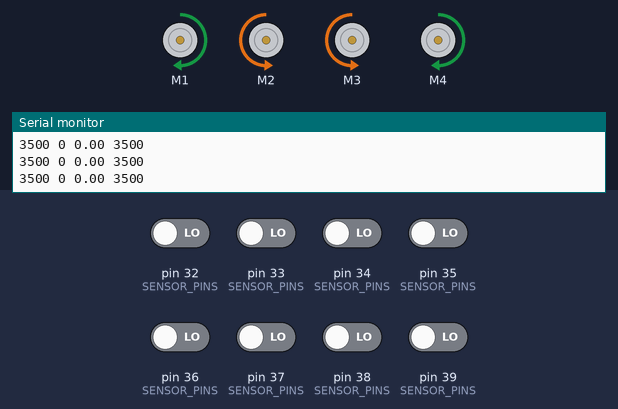
Recording of a sketch running on a simulated Arduino Mega 2560, built with avr-gcc and run on an emulated ATmega2560. Parts: 4 × DC motor (green arrow = forward, orange = backward, longer = faster), the last lines printed to the serial monitor. The inputs (shaded band) are chosen by the test bench; at power-on: pin 32 (SENSOR_PINS), pin 33 (SENSOR_PINS), pin 34 (SENSOR_PINS), pin 35 (SENSOR_PINS), pin 36 (SENSOR_PINS), pin 37 (SENSOR_PINS), pin 38 (SENSOR_PINS), pin 39 (SENSOR_PINS) LOW.

Above: at 11.8 s.
11.9 s: pin 32 (SENSOR_PINS) driven HIGH
At 13.1 s:
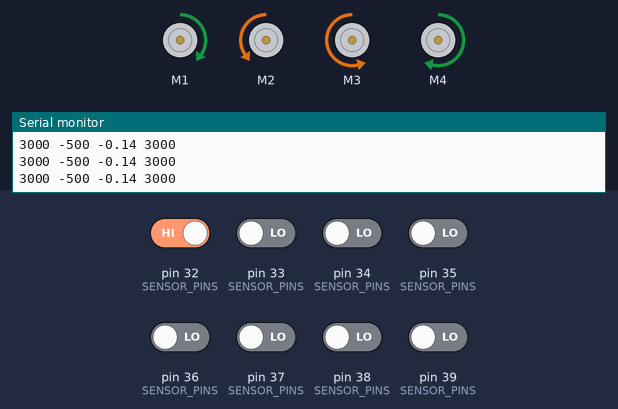
13.4 s: pin 33 (SENSOR_PINS) driven HIGH
At 14.0 s:
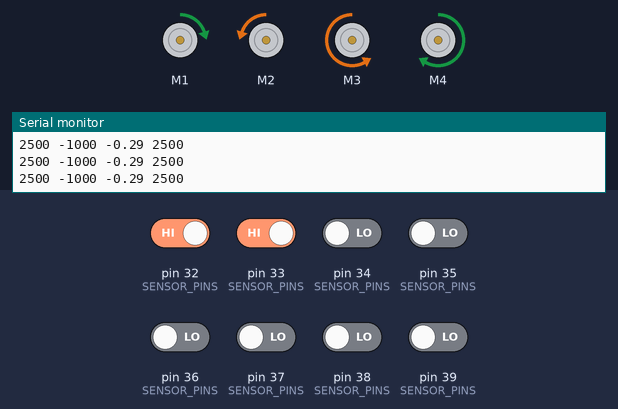
14.9 s: pin 34 (SENSOR_PINS) driven HIGH
At 15.4 s:
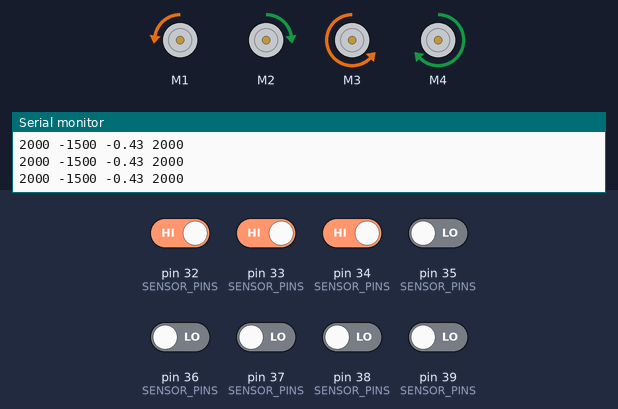
16.4 s: pin 35 (SENSOR_PINS) driven HIGH
At 16.8 s:
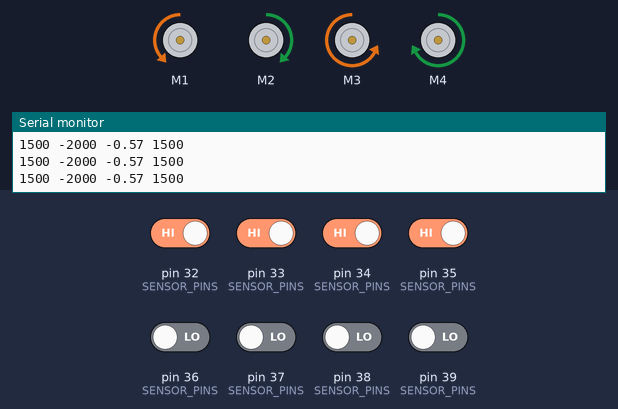
17.9 s: pin 36 (SENSOR_PINS) driven HIGH
At 18.5 s:
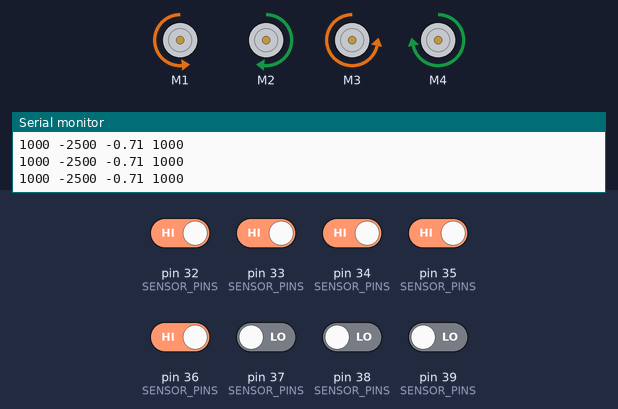
19.4 s: pin 37 (SENSOR_PINS) driven HIGH
At 19.8 s:
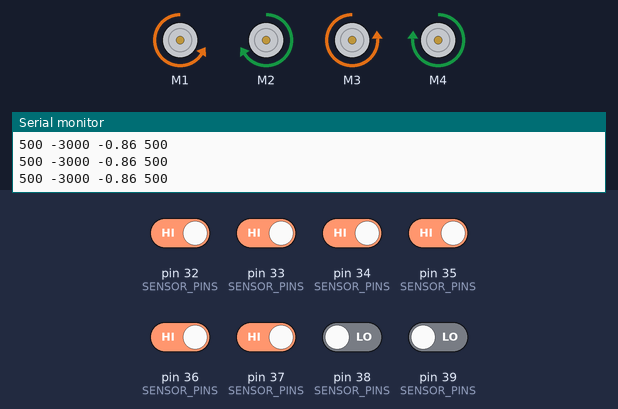
Timing chart, 0 to 21.9 s (numbered marks = the images above; inputs shaded):
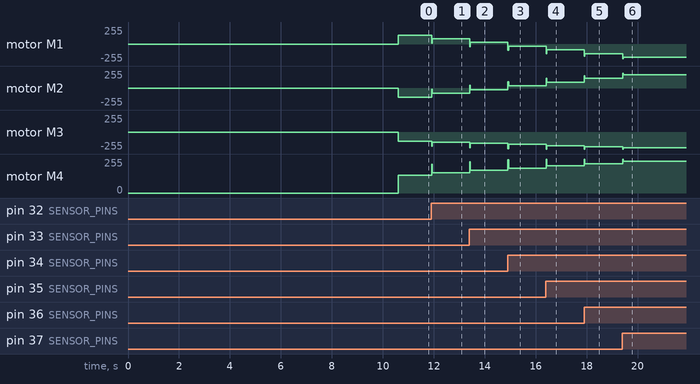

The sketch:

LineFollowingLeftSide.ino
```cpp
#include <Mecanum.h>

#include <Wire.h>

#include <QTRSensors.h>
#include <Adafruit_MotorShield.h>

const int FOLLOWER_OFFSET = 3500;

// PID constants
const double Kp = 1.0f / FOLLOWER_OFFSET; // experiment to determine this, start by something small that just makes your bot follow the line at a slow speed
const double Kd = 0.0005f; // experiment to determine this, slowly increase the speeds and adjust this value. ( Note: Kp < Kd)

// Line follower connections
const int NUM_SENSORS = 8;     // number of sensors used
const int EMITTER_PIN = 31;     // Line-following sensor emitter
unsigned char SENSOR_PINS[] = {39,38,37,36,35,34,33,32};
const unsigned int TIMEOUT = 2000;

QTRSensorsRC qtrrc(SENSOR_PINS, NUM_SENSORS, TIMEOUT);

// Interacts with the mecanum wheels and the motor shield
Mecanum mecanum;

void setup() {
	Serial.begin(9600);
	Serial.println("Starting calibration");

	// Calibrate the line-following sensor
	delay(500);

	for (int i = 0; i < 400; i++) {
		qtrrc.calibrate();
	}

	// Print the calibration minimum and maximum values measured when emitters were on
	for (int i = 0; i < NUM_SENSORS; i++) {
		Serial.print("Min: ");
		Serial.print(qtrrc.calibratedMinimumOn[i]);
		Serial.print(" Max: ");
		Serial.print(qtrrc.calibratedMaximumOn[i]);
		Serial.println();
	}

	mecanum.begin();
}

int lastError = 0;

void loop() {
	// Get line follower readings
	unsigned int sensors[NUM_SENSORS];
	int position = qtrrc.readLine(sensors, QTR_EMITTERS_ON, 1);

	// Calculate the error
	// Positive error is to the left; negative error is to the right
	int error = position - FOLLOWER_OFFSET;

	// Convert the error into a motor speed
	double rotation = Kp * error + Kd * (error - lastError);

	lastError = error;

	// Bounds-checking
	rotation = (rotation > 1) ? 1 : rotation;
	rotation = (rotation < -1) ? -1 : rotation;

	double speed = 0.75 * (1.0-abs(error)/((double) FOLLOWER_OFFSET));
	speed = (speed > 1) ? 1 : speed;
	speed = (speed < 0) ? 0 : speed;

	// Send the speed
	mecanum.mecRun(speed, PI_4*2, rotation);

	// Display the results
	Serial.print(position);
	Serial.print(' ');
	Serial.print(error);
	Serial.print(' ');
	Serial.print(rotation);
	Serial.print(' ');
	Serial.print(position);
	Serial.println();
}
```

Measured:
- after the input at 11.9 s, motor M1: forward 135/255 → forward 79/255 at once; motor M2: backward 135/255 → backward 79/255 at once; motor M3: backward 135/255 → backward 152/255 at once; motor M4: forward 135/255 → forward 152/255 at once
- after the input at 13.4 s, motor M1: forward 79/255 → forward 23/255 at once; motor M2: backward 79/255 → backward 23/255 at once; motor M3: backward 152/255 → backward 169/255 at once; motor M4: forward 152/255 → forward 169/255 at once
- after the input at 14.9 s, motor M1: forward 23/255 → backward 32/255 at once; motor M2: backward 23/255 → forward 32/255 at once; motor M3: backward 169/255 → backward 186/255 at once; motor M4: forward 169/255 → forward 186/255 at once
- after the input at 16.4 s, motor M1: backward 32/255 → backward 87/255 at once; motor M2: forward 32/255 → forward 87/255 at once; motor M3: backward 186/255 → backward 203/255 at once; motor M4: forward 186/255 → forward 203/255 at once
- after the input at 17.9 s, motor M1: backward 87/255 → backward 143/255 at once; motor M2: forward 87/255 → forward 143/255 at once; motor M3: backward 203/255 → backward 220/255 at once; motor M4: forward 203/255 → forward 220/255 at once
- after the input at 19.4 s, motor M1: backward 143/255 → backward 199/255 at once; motor M2: forward 143/255 → forward 199/255 at once; motor M3: backward 220/255 → backward 237/255 at once; motor M4: forward 220/255 → forward 237/255 at once
